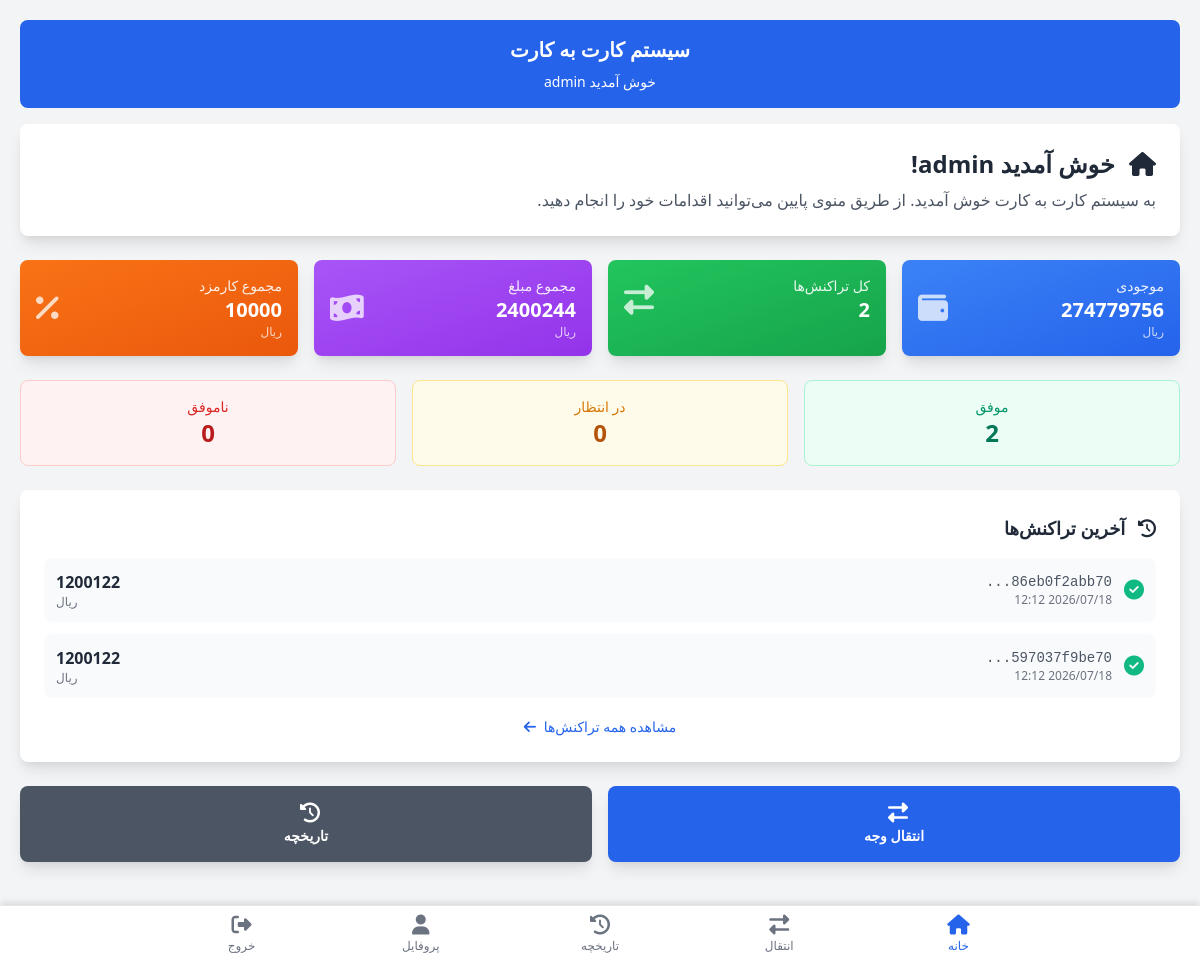
Screenshot of /dashboard/ (signed in) with the database file from the repository.
### apps/accounts/models.py (models this page shows, shortened)
class User(AbstractUser):
    phone_number = models.CharField(max_length=15, unique=True, blank=True, null=True)
    national_code = models.CharField(max_length=10, unique=True, blank=True, null=True)
    card_number = models.CharField(max_length=16, blank=True, null=True)
    balance = models.DecimalField(
        max_digits=15,
        decimal_places=0,
        default=0,
        verbose_name='موجودی (ریال)'
    )
    class Meta:
        app_label = 'accounts'
        db_table = 'users'
    @property
    def bank_balance(self):
        account = getattr(self, 'bank_account', None)
        return account.balance if account else 0

### apps/bank/models.py (models this page shows, shortened)
class BankAccount(models.Model):
    user = models.OneToOneField(
        settings.AUTH_USER_MODEL,
        on_delete=models.CASCADE,
        related_name='bank_account',
        null=True,
        blank=True,
    )
    card_number = models.CharField(
        max_length=16,
        unique=True,
        validators=[card_number_validator],
    )
    balance = models.DecimalField(max_digits=15, decimal_places=0, default=0)
    is_active = models.BooleanField(default=True)
    created_at = models.DateTimeField(auto_now_add=True)
    updated_at = models.DateTimeField(auto_now=True)
    class Meta:
        ordering = ['-created_at']

### apps/transactions/models.py (models this page shows, shortened)
class Transaction(models.Model):
    STATUS_CHOICES = [
        ('pending', 'در انتظار'),
        ('success', 'موفق'),
        ('failed', 'ناموفق'),
        ('reversed', 'برگشت خورده'),
    ]
    user = models.ForeignKey(settings.AUTH_USER_MODEL, on_delete=models.CASCADE, related_name='transactions')
    tracking_code = models.CharField(max_length=50, unique=True, verbose_name='کد پیگیری')
    source_card = models.CharField(max_length=16, verbose_name='کارت مبدأ')
    destination_card = models.CharField(max_length=16, verbose_name='کارت مقصد')
    amount = models.DecimalField(max_digits=15, decimal_places=0, verbose_name='مبلغ (ریال)')
    fee = models.DecimalField(max_digits=15, decimal_places=0, default=5000, verbose_name='کارمزد (ریال)')
    status = models.CharField(max_length=10, choices=STATUS_CHOICES, default='pending', verbose_name='وضعیت')
    bank_reference = models.CharField(max_length=100, blank=True, verbose_name='مرجع بانک')
    created_at = models.DateTimeField(auto_now_add=True, verbose_name='تاریخ ایجاد')
    updated_at = models.DateTimeField(auto_now=True, verbose_name='تاریخ بروزرسانی')
    class Meta:
        verbose_name = 'تراکنش'
        verbose_name_plural = 'تراکنش‌ها'
        ordering = ['-created_at']

### apps/dashboard/views.py (the view)
# urls.py: path('dashboard/', views.dashboard, name='home'),
@login_required
def dashboard(request):
    transactions = Transaction.objects.filter(user=request.user).order_by('-created_at')[:5]
    total_transactions = Transaction.objects.filter(user=request.user).count()
    total_amount = Transaction.objects.filter(user=request.user, status='success').aggregate(
        total=Sum('amount')
    )['total'] or 0
    total_fees = Transaction.objects.filter(user=request.user, status='success').aggregate(
        total=Sum('fee')
    )['total'] or 0
    success_count = Transaction.objects.filter(user=request.user, status='success').count()
    failed_count = Transaction.objects.filter(user=request.user, status='failed').count()
    pending_count = Transaction.objects.filter(user=request.user, status='pending').count()
    context = {
        'transactions': transactions,
        'total_transactions': total_transactions,
        'total_amount': total_amount,
        'total_fees': total_fees,
        'success_count': success_count,
        'failed_count': failed_count,
        'pending_count': pending_count,
        'user': request.user,
    }
    return render(request, 'dashboard/dashboard.html', context)

### templates/dashboard/dashboard.html (shortened to what this page needs)
{% extends 'base.html' %}
{% load static %}
{% block content %}
<div class="space-y-6">
    <div class="bg-white rounded-lg shadow-lg p-6">
        <h1 class="text-2xl font-bold text-gray-800">
            <i class="fas fa-home ml-2"></i>
            خوش آمدید {{ user.username }}!
        </h1>
        <p class="text-gray-600 mt-2">به سیستم کارت به کارت خوش آمدید. از طریق منوی پایین می‌توانید اقدامات خود را انجام دهید.</p>
    </div>
    <div class="grid grid-cols-2 md:grid-cols-4 gap-4">
        <div class="bg-gradient-to-br from-blue-500 to-blue-600 rounded-lg shadow-lg p-4 text-white">
            <div class="flex items-center justify-between">
                <div>
                    <p class="text-sm opacity-90">موجودی</p>
                    <p class="text-xl font-bold">{{ user.bank_balance|floatformat:"0"|default:"0" }}</p>
                    <p class="text-xs opacity-75">ریال</p>
                </div>
                <i class="fas fa-wallet text-3xl opacity-75"></i>
            </div>
        </div>
        <div class="bg-gradient-to-br from-green-500 to-green-600 rounded-lg shadow-lg p-4 text-white">
            <div class="flex items-center justify-between">
                <div>
                    <p class="text-sm opacity-90">کل تراکنش‌ها</p>
                    <p class="text-xl font-bold">{{ total_transactions }}</p>
                </div>
                <i class="fas fa-exchange-alt text-3xl opacity-75"></i>
            </div>
        </div>
        <div class="bg-gradient-to-br from-purple-500 to-purple-600 rounded-lg shadow-lg p-4 text-white">
            <div class="flex items-center justify-between">
                <div>
                    <p class="text-sm opacity-90">مجموع مبلغ</p>
                    <p class="text-xl font-bold">{{ total_amount|floatformat:"0"|default:"0" }}</p>
                    <p class="text-xs opacity-75">ریال</p>
                </div>
                <i class="fas fa-money-bill-wave text-3xl opacity-75"></i>
            </div>
        </div>
        <div class="bg-gradient-to-br from-orange-500 to-orange-600 rounded-lg shadow-lg p-4 text-white">
            <div class="flex items-center justify-between">
                <div>
                    <p class="text-sm opacity-90">مجموع کارمزد</p>
                    <p class="text-xl font-bold">{{ total_fees|floatformat:"0"|default:"0" }}</p>
                    <p class="text-xs opacity-75">ریال</p>
                </div>
                <i class="fas fa-percent text-3xl opacity-75"></i>
            </div>
        </div>
    </div>
    <div class="grid grid-cols-3 gap-4">
        <div class="bg-green-50 border border-green-200 rounded-lg p-4 text-center">
            <p class="text-green-600 text-sm">موفق</p>
            <p class="text-2xl font-bold text-green-700">{{ success_count }}</p>
        </div>
        <div class="bg-yellow-50 border border-yellow-200 rounded-lg p-4 text-center">
            <p class="text-yellow-600 text-sm">در انتظار</p>
            <p class="text-2xl font-bold text-yellow-700">{{ pending_count }}</p>
        </div>
        <div class="bg-red-50 border border-red-200 rounded-lg p-4 text-center">
            <p class="text-red-600 text-sm">ناموفق</p>
            <p class="text-2xl font-bold text-red-700">{{ failed_count }}</p>
        </div>
    </div>
    <div class="bg-white rounded-lg shadow-lg p-6">
        <h2 class="text-lg font-bold text-gray-800 mb-4">
            <i class="fas fa-history ml-2"></i>
            آخرین تراکنش‌ها
        </h2>
        {% if transactions %}
            <div class="space-y-3">
                {% for transaction in transactions %}
                    <div class="flex items-center justify-between p-3 bg-gray-50 rounded-lg hover:bg-gray-100 transition">
                        <div class="flex items-center gap-3">
                            {% if transaction.status == 'success' %}
                                <i class="fas fa-check-circle text-green-500 text-xl"></i>
                            {% elif transaction.status == 'pending' %}
                                <i class="fas fa-clock text-yellow-500 text-xl"></i>
                            {% else %}
                                <i class="fas fa-times-circle text-red-500 text-xl"></i>
                            {% endif %}
                            <div>
                                <p class="font-mono text-sm text-gray-600">{{ transaction.tracking_code|slice:"0:12" }}...</p>
                                <p class="text-xs text-gray-500">{{ transaction.created_at|date:"Y/m/d H:i" }}</p>
                            </div>
                        </div>
                        <div class="text-left">
                            <p class="font-bold text-gray-800">{{ transaction.amount|floatformat:"0" }}</p>
                            <p class="text-xs text-gray-500">ریال</p>
                        </div>
                    </div>
                {% endfor %}
            </div>
            <div class="mt-4 text-center">
                <a href="{% url 'transactions:history' %}" class="text-blue-600 hover:text-blue-800 text-sm font-medium">
                    مشاهده همه تراکنش‌ها
                    <i class="fas fa-arrow-left mr-1"></i>
                </a>
            </div>
        {% endif %}
    </div>
    <div class="grid grid-cols-2 gap-4">
        <a href="{% url 'transactions:new' %}"
           class="bg-blue-600 hover:bg-blue-700 text-white font-bold py-4 px-6 rounded-lg shadow-lg transition duration-200 text-center">
            <i class="fas fa-exchange-alt ml-2 text-xl"></i>
            <div class="text-sm">انتقال وجه</div>
        </a>
        <a href="{% url 'transactions:history' %}"
           class="bg-gray-600 hover:bg-gray-700 text-white font-bold py-4 px-6 rounded-lg shadow-lg transition duration-200 text-center">
            <i class="fas fa-history ml-2 text-xl"></i>
            <div class="text-sm">تاریخچه</div>
        </a>
    </div>
</div>
{% endblock %}

### templates/base.html (shortened to what this page needs)
<!DOCTYPE html>
<html lang="fa" dir="rtl">
<head>
    <link href="https://cdn.jsdelivr.net/npm/tailwindcss@2.2.19/dist/tailwind.min.css" rel="stylesheet">
    <link rel="stylesheet" href="https://cdnjs.cloudflare.com/ajax/libs/font-awesome/6.5.1/css/all.min.css">
</head>
<body class="bg-gray-100">
    <div class="container-custom">
        <header class="bg-blue-600 text-white rounded-lg p-4 mb-4">
            <h1 class="text-xl font-bold text-center">سیستم کارت به کارت</h1>
            {% if user.is_authenticated %}
            <p class="text-sm text-center mt-2">خوش آمدید {{ user.username }}</p>
            {% endif %}
        </header>
        <main>
            {% block content %}{% endblock %}
        </main>
    </div>
    {% if user.is_authenticated %}
    <nav class="bottom-nav">
        <div class="flex justify-around max-w-4xl mx-auto">
            <a href="{% url 'dashboard:home' %}" class="nav-link active">
                <i class="fas fa-home text-xl"></i>
                <span class="text-xs block">خانه</span>
            </a>
            <a href="{% url 'transactions:new' %}" class="nav-link">
                <i class="fas fa-exchange-alt text-xl"></i>
                <span class="text-xs block">انتقال</span>
            </a>
            <a href="{% url 'transactions:history' %}" class="nav-link">
                <i class="fas fa-history text-xl"></i>
                <span class="text-xs block">تاریخچه</span>
            </a>
            <a href="{% url 'accounts:profile' %}" class="nav-link">
                <i class="fas fa-user text-xl"></i>
                <span class="text-xs block">پروفایل</span>
            </a>
            <form method="post" action="{% url 'accounts:logout' %}" class="nav-link" style="padding:0;">
                <button type="submit" style="width:100%; background:none; border:0; padding:8px 0; cursor:pointer; font:inherit; color:inherit;">
                    <i class="fas fa-sign-out-alt text-xl"></i>
                    <span class="text-xs block">خروج</span>
                </button>
            </form>
        </div>
    </nav>
    {% endif %}
</body>
</html>

### templates/base.html (style rules this page uses)
body { font-family: system-ui, -apple-system, sans-serif; background-color: #f3f4f6; padding-bottom: 80px; }
.bg-gradient-to-br { background-image: linear-gradient(to bottom right, var(--tw-gradient-from), var(--tw-gradient-to)); }
.from-blue-500 { --tw-gradient-from: #3b82f6; }
.to-blue-600 { --tw-gradient-to: #2563eb; }
.from-green-500 { --tw-gradient-from: #22c55e; }
.to-green-600 { --tw-gradient-to: #16a34a; }
.from-purple-500 { --tw-gradient-from: #a855f7; }
.to-purple-600 { --tw-gradient-to: #9333ea; }
.from-orange-500 { --tw-gradient-from: #f97316; }
.to-orange-600 { --tw-gradient-to: #ea580c; }
.bottom-nav { position: fixed; bottom: 0; left: 0; right: 0; background-color: white; box-shadow: 0 -4px 6px -1px rgba(0, 0, 0, 0.1); border-top: 1px solid #e5e7eb; z-index: 1000; }
.nav-link { text-align: center; color: #6b7280; transition: color 0.2s; padding: 8px 0; flex: 1; }
.nav-link.active { color: #2563eb; }
@media (min-width: 768px) { .container-custom { max-width: 1200px; margin: 0 auto; padding: 20px; } }

### rows the page displays
User: username "admin", bank_balance "274779756"
Transaction: status "success" (drawn)
Transaction: status "success" (drawn)

### other values shown
{{ total_transactions }} "2"
{{ total_amount|floatformat:"0"|default:"0" }} "2400244"
{{ total_fees|floatformat:"0"|default:"0" }} "10000"
{{ success_count }} "2"
{{ pending_count }} "0"
{{ failed_count }} "0"
